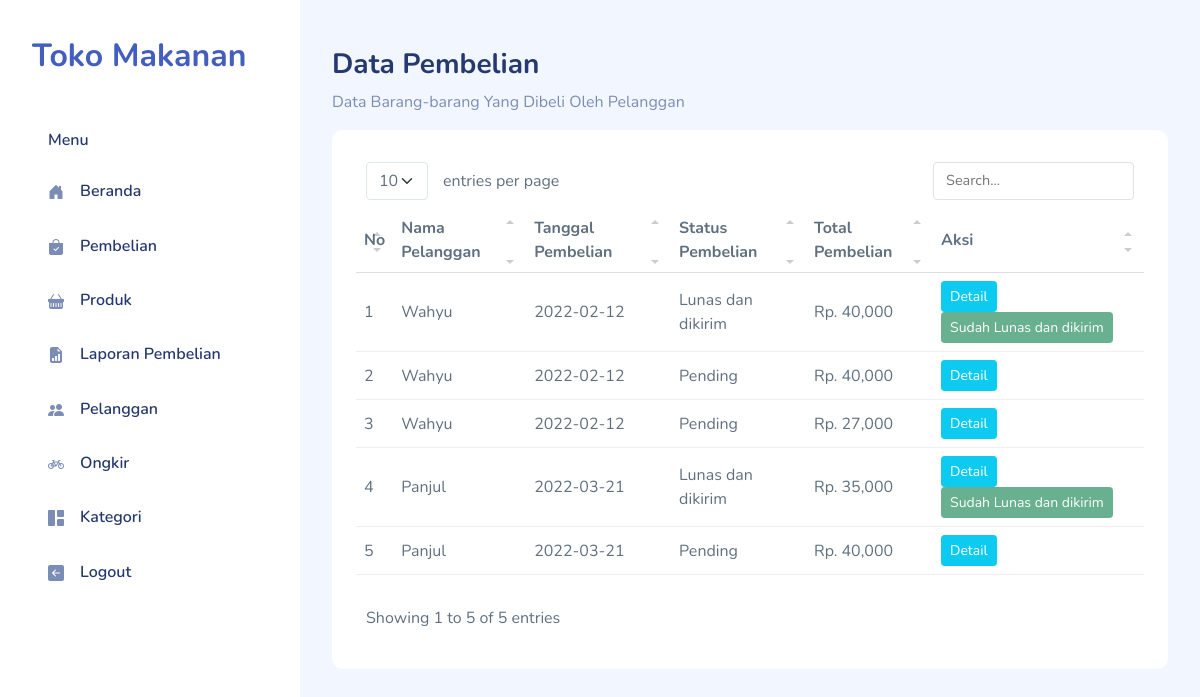
Page /admin/index.php?halaman=pembelian (signed in) on the committed database.
### tables this page shows
CREATE TABLE `pembelian` (
  `id_pembelian` int(11) NOT NULL,
  `id_pelanggan` int(11) NOT NULL,
  `tanggal_pembelian` date NOT NULL,
  `total_pembelian` int(11) NOT NULL,
  `id_ongkir` int(11) NOT NULL,
  `nama_kota` varchar(100) NOT NULL,
  `tarif` int(11) NOT NULL,
  `alamat_pengiriman` text NOT NULL,
  `status_pembelian` varchar(100) NOT NULL DEFAULT 'Pending',
  `resi_pengiriman` varchar(100) NOT NULL
);

CREATE TABLE `pelanggan` (
  `id_pelanggan` int(11) NOT NULL,
  `email_pelanggan` varchar(100) NOT NULL,
  `password_pelanggan` varchar(100) NOT NULL,
  `nama_pelanggan` varchar(100) NOT NULL,
  `telepon_pelanggan` varchar(100) NOT NULL,
  `alamat_pelanggan` text NOT NULL
);

### admin/include/functions.php (called while the page is built, shortened)
<?php
$conn = new mysqli("localhost", "root", "", "toko-makanan");
function queryData($query) {
    global $conn;
    $result = mysqli_query($conn, $query);
    $rows = [];
    while($row = mysqli_fetch_assoc($result)) {
        $rows[] = $row;
    }
    return $rows;
}
?>

### admin/pembelian.php (the view, shortened to what this page needs)
<?php
$result = queryData("SELECT * FROM pembelian JOIN pelanggan ON pembelian.id_pelanggan = pelanggan.id_pelanggan");
$nomor = 1;
?>
<div class="page-heading">
    <div class="page-title">
        <div class="row">
            <div class="col-12 col-md-6 order-md-1 order-last">
                <h3>Data Pembelian</h3>
                <p class="text-subtitle text-muted">Data Barang-barang Yang Dibeli Oleh Pelanggan</p>
            </div>
        </div>
    </div>
    <section class="section">
        <div class="card">
            <div class="card-body">
                <table class="table table-hover" id="table1">
                    <thead>
                        <tr>
                            <th>No</th>
                            <th>Nama Pelanggan</th>
                            <th>Tanggal Pembelian</th>
                            <th>Status Pembelian</th>
                            <th>Total Pembelian</th>
                            <th>Aksi</th>
                        </tr>
                    </thead>
                    <tbody>
                        <?php foreach($result as $row) : ?>
                        <tr>
                            <td><?= $nomor++; ?></td>
                            <td><?= $row["nama_pelanggan"]; ?></td>
                            <td><?= $row["tanggal_pembelian"]; ?></td>
                            <td><?= $row["status_pembelian"]; ?></td>
                            <td>Rp. <?= number_format($row["total_pembelian"]) ?></td>
                            <td>
                                <a href="index.php?halaman=detail&id=<?= $row["id_pembelian"]; ?> "
                                    class="btn btn-sm btn-info">Detail</a>
                                <?php if($row["status_pembelian"] == "Lunas dan dikirim" ) : ?>
                                <button class="btn btn-sm btn-success" disabled>Sudah Lunas dan dikirim</button>
                                <?php endif; ?>
                            </td>
                        </tr>
                        <?php endforeach; ?>
                    </tbody>
                </table>
            </div>
        </div>
    </section>
</div>

### admin/assets/css/app.css (style rules this page uses)
.btn.btn-danger,.btn.btn-info,.btn.btn-primary,.btn.btn-secondary,.btn.btn-success,.btn.btn-warning { color:#fff }
.card { margin-bottom:2.2rem;border:none }
.card .card-body { padding:1.5rem }
.dataTable-table td,.dataTable-table thead th,.table td,.table thead th { vertical-align:middle }
.dataTable-table:not(.table-borderless) thead th,.table:not(.table-borderless) thead th { border-bottom:1px solid #dedede!important }
.page-heading { margin:0 0 2rem }
.page-heading h3 { font-weight:700 }
a { text-decoration:none }

### rows in the picture
pembelian: id_pelanggan.nama_pelanggan "Wahyu", tanggal_pembelian "2022-02-12", status_pembelian "Lunas dan dikirim", total_pembelian "40,000", shows "Sudah Lunas dan dikirim"
pembelian: id_pelanggan.nama_pelanggan "Wahyu", tanggal_pembelian "2022-02-12", status_pembelian "Pending", total_pembelian "40,000"
pembelian: id_pelanggan.nama_pelanggan "Wahyu", tanggal_pembelian "2022-02-12", status_pembelian "Pending", total_pembelian "27,000"
pembelian: id_pelanggan.nama_pelanggan "Panjul", tanggal_pembelian "2022-03-21", status_pembelian "Lunas dan dikirim", total_pembelian "35,000", shows "Sudah Lunas dan dikirim"
pembelian: id_pelanggan.nama_pelanggan "Panjul", tanggal_pembelian "2022-03-21", status_pembelian "Pending", total_pembelian "40,000"
